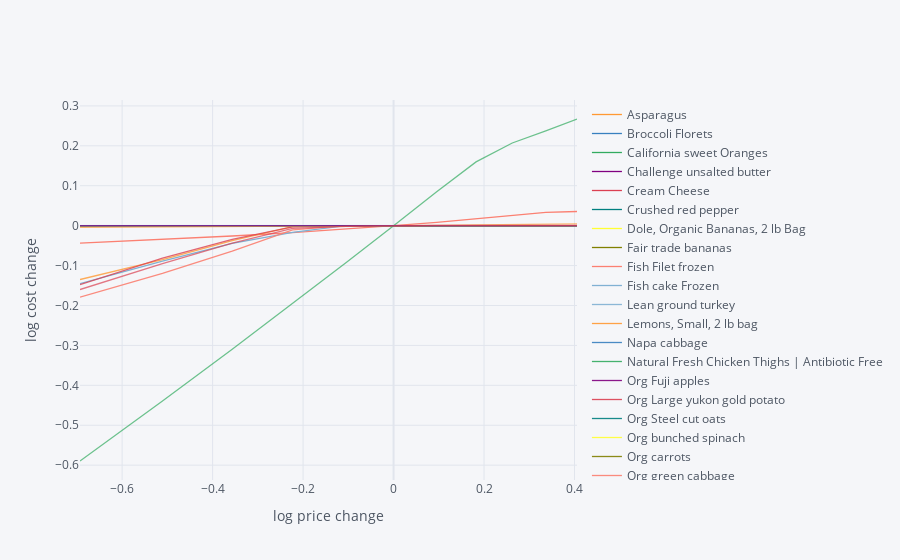

Write notebook code for a chart like this one.
### Markdown cell above
## Effects of Price Changes on Subsistence Diet Cost

### Code cell
import cufflinks as cf
cf.go_offline()

scale = [.5,.6,.7,.8,.9,1.,1.1,1.2,1.3,1.4,1.5]

cost0 = solve_subsistence_problem(FoodNutrients,Prices,bmin[group],bmax[group],tol=tol).fun

Price_response={}
for s in scale:
    cost = {}
    for i,p in enumerate(Prices):
        my_p = Prices.copy()
        my_p[i] = p*s
        result = solve_subsistence_problem(FoodNutrients,my_p, bmin[group], bmax[group],tol=tol)
        cost[Prices.index[i]] = np.log(result.fun/cost0)
    Price_response[np.log(s)] = cost

Price_response = pd.DataFrame(Price_response).T
Price_response.iplot(xTitle='log price change',yTitle='log cost change')

### Figure 1 — Plotly figure (JSON) as saved in the notebook; plotly's stock layout.template omitted (floating-point values rounded to 4 significant figures)
{"data": [{"line": {"color": "rgba(255, 153, 51, 1.0)", "dash": "solid", "shape": "linear", "width": 1.3}, "mode": "lines", "name": "Asparagus", "text": "", "type": "scatter", "x": [-0.6931, -0.5108, -0.3567, -0.2231, -0.1054, 0, 0.09531, 0.1823, 0.2624, 0.3365, 0.4055], "y": [4.803e-08, 3.337e-08, 1.785e-08, 2.608e-09, -4.38e-09, 0, -1.203e-08, -1.73e-08, -1.741e-08, -2.245e-08, -2.312e-08]}, {"line": {"color": "rgba(55, 128, 191, 1.0)", "dash": "solid", "shape": "linear", "width": 1.3}, "mode": "lines", "name": "Broccoli Florets", "text": "", "type": "scatter", "x": [-0.6931, -0.5108, -0.3567, -0.2231, -0.1054, 0, 0.09531, 0.1823, 0.2624, 0.3365, 0.4055], "y": [7.906e-09, 1.134e-08, 9.823e-09, 3.299e-09, -7.477e-09, 0, -1.461e-08, -2.247e-08, -1.165e-08, -2.37e-08, -2.374e-08]}, {"line": {"color": "rgba(50, 171, 96, 1.0)", "dash": "solid", "shape": "linear", "width": 1.3}, "mode": "lines", "name": "California sweet Oranges", "text": "", "type": "scatter", "x": [-0.6931, -0.5108, -0.3567, -0.2231, -0.1054, 0, 0.09531, 0.1823, 0.2624, 0.3365, 0.4055], "y": [-0.000293, 1.308e-07, 1.474e-07, 9.954e-08, 2.916e-08, 0, -1.71e-08, -2.342e-08, -1.211e-08, -2.329e-08, -2.327e-08]}, {"line": {"color": "rgba(128, 0, 128, 1.0)", "dash": "solid", "shape": "linear", "width": 1.3}, "mode": "lines", "name": "Challenge unsalted butter", "text": "", "type": "scatter", "x": [-0.6931, -0.5108, -0.3567, -0.2231, -0.1054, 0, 0.09531, 0.1823, 0.2624, 0.3365, 0.4055], "y": [-2.412e-08, -2.418e-08, -2.33e-08, -2.243e-08, -1.493e-08, 0, -3.123e-10, 2.533e-08, 4.82e-08, 6.56e-08, 7.883e-08]}, {"line": {"color": "rgba(219, 64, 82, 1.0)", "dash": "solid", "shape": "linear", "width": 1.3}, "mode": "lines", "name": "Cream Cheese", "text": "", "type": "scatter", "x": [-0.6931, -0.5108, -0.3567, -0.2231, -0.1054, 0, 0.09531, 0.1823, 0.2624, 0.3365, 0.4055], "y": [-2.285e-08, -2.192e-08, 7.958e-09, 7.333e-08, 6.577e-08, 0, -2.335e-08, -2.349e-08, -2.361e-08, -2.373e-08, -2.366e-08]}, {"line": {"color": "rgba(0, 128, 128, 1.0)", "dash": "solid", "shape": "linear", "width": 1.3}, "mode": "lines", "name": "Crushed red pepper ", "text": "", "type": "scatter", "x": [-0.6931, -0.5108, -0.3567, -0.2231, -0.1054, 0, 0.09531, 0.1823, 0.2624, 0.3365, 0.4055], "y": [0, 0, 0, 0, 0, 0, 0, 0, 0, 0, 0]}, {"line": {"color": "rgba(255, 255, 51, 1.0)", "dash": "solid", "shape": "linear", "width": 1.3}, "mode": "lines", "name": "Dole, Organic Bananas, 2 lb Bag", "text": "", "type": "scatter", "x": [-0.6931, -0.5108, -0.3567, -0.2231, -0.1054, 0, 0.09531, 0.1823, 0.2624, 0.3365, 0.4055], "y": [-0.0005081, -2.433e-08, 2.962e-08, -4.774e-09, 1.557e-09, 0, -3.628e-09, -8.737e-09, -1.565e-08, -1.766e-08, -8.331e-09]}, {"line": {"color": "rgba(128, 128, 0, 1.0)", "dash": "solid", "shape": "linear", "width": 1.3}, "mode": "lines", "name": "Fair trade bananas", "text": "", "type": "scatter", "x": [-0.6931, -0.5108, -0.3567, -0.2231, -0.1054, 0, 0.09531, 0.1823, 0.2624, 0.3365, 0.4055], "y": [-1.014e-08, -2.226e-08, -2.25e-08, -1.699e-08, -1.773e-08, 0, -7.699e-09, 7.198e-09, 2.053e-08, 3.09e-08, 3.809e-08]}, {"line": {"color": "rgba(251, 128, 114, 1.0)", "dash": "solid", "shape": "linear", "width": 1.3}, "mode": "lines", "name": "Fish Filet frozen", "text": "", "type": "scatter", "x": [-0.6931, -0.5108, -0.3567, -0.2231, -0.1054, 0, 0.09531, 0.1823, 0.2624, 0.3365, 0.4055], "y": [-0.04358, -0.03471, -0.02592, -0.01721, -0.008566, 0, 0.008493, 0.01691, 0.02527, 0.03355, 0.0355]}, {"line": {"color": "rgba(128, 177, 211, 1.0)", "dash": "solid", "shape": "linear", "width": 1.3}, "mode": "lines", "name": "Fish cake Frozen", "text": "", "type": "scatter", "x": [-0.6931, -0.5108, -0.3567, -0.2231, -0.1054, 0, 0.09531, 0.1823, 0.2624, 0.3365, 0.4055], "y": [-0.1453, -0.0889, -0.04413, -0.01688, 5.289e-09, 0, -2.425e-08, -2.373e-08, 4.864e-08, 5.565e-08, -1.993e-08]}, {"line": {"color": "rgba(128, 177, 211, 0.8999999999999999)", "dash": "solid", "shape": "linear", "width": 1.3}, "mode": "lines", "name": "Lean ground turkey", "text": "", "type": "scatter", "x": [-0.6931, -0.5108, -0.3567, -0.2231, -0.1054, 0, 0.09531, 0.1823, 0.2624, 0.3365, 0.4055], "y": [2.009e-08, -4.284e-10, -1.922e-09, -6.35e-09, -3.488e-09, 0, -1.557e-09, -6.173e-09, 3.997e-09, 1.476e-08, 2.526e-08]}, {"line": {"color": "rgba(255, 153, 51, 0.8999999999999999)", "dash": "solid", "shape": "linear", "width": 1.3}, "mode": "lines", "name": "Lemons, Small, 2 lb bag", "text": "", "type": "scatter", "x": [-0.6931, -0.5108, -0.3567, -0.2231, -0.1054, 0, 0.09531, 0.1823, 0.2624, 0.3365, 0.4055], "y": [-2.304e-08, -2.334e-08, 1.124e-09, 4.259e-09, -1.445e-09, 0, -1.759e-08, -2.416e-08, -2.334e-08, -2.338e-08, -2.342e-08]}, {"line": {"color": "rgba(55, 128, 191, 0.8999999999999999)", "dash": "solid", "shape": "linear", "width": 1.3}, "mode": "lines", "name": "Napa cabbage", "text": "", "type": "scatter", "x": [-0.6931, -0.5108, -0.3567, -0.2231, -0.1054, 0, 0.09531, 0.1823, 0.2624, 0.3365, 0.4055], "y": [-2.432e-08, -2.43e-08, -2.299e-08, -1.94e-08, 2.258e-08, 0, -2.272e-08, -2.336e-08, -2.344e-08, -2.352e-08, -2.36e-08]}, {"line": {"color": "rgba(50, 171, 96, 0.8999999999999999)", "dash": "solid", "shape": "linear", "width": 1.3}, "mode": "lines", "name": "Natural Fresh Chicken Thighs | Antibiotic Free", "text": "", "type": "scatter", "x": [-0.6931, -0.5108, -0.3567, -0.2231, -0.1054, 0, 0.09531, 0.1823, 0.2624, 0.3365, 0.4055], "y": [-2.324e-08, -2.326e-08, -2.424e-08, -2.27e-08, -2.051e-08, 0, 2.263e-09, 2.807e-08, 4.814e-08, 6.131e-08, 6.884e-08]}, {"line": {"color": "rgba(128, 0, 128, 0.8999999999999999)", "dash": "solid", "shape": "linear", "width": 1.3}, "mode": "lines", "name": "Org Fuji apples", "text": "", "type": "scatter", "x": [-0.6931, -0.5108, -0.3567, -0.2231, -0.1054, 0, 0.09531, 0.1823, 0.2624, 0.3365, 0.4055], "y": [-2.321e-08, -2.322e-08, -2.323e-08, -2.322e-08, -2.249e-08, 0, 2.538e-08, 6.632e-08, 8.67e-08, 8.589e-08, 6.835e-08]}, {"line": {"color": "rgba(219, 64, 82, 0.8999999999999999)", "dash": "solid", "shape": "linear", "width": 1.3}, "mode": "lines", "name": "Org Large yukon gold potato", "text": "", "type": "scatter", "x": [-0.6931, -0.5108, -0.3567, -0.2231, -0.1054, 0, 0.09531, 0.1823, 0.2624, 0.3365, 0.4055], "y": [1.745e-08, 1.013e-08, 1.919e-09, -6.449e-09, -1.399e-09, 0, -6.925e-09, -1.646e-08, -1.97e-08, -1.892e-08, -2.247e-08]}, {"line": {"color": "rgba(0, 128, 128, 0.8999999999999999)", "dash": "solid", "shape": "linear", "width": 1.3}, "mode": "lines", "name": "Org Steel cut oats", "text": "", "type": "scatter", "x": [-0.6931, -0.5108, -0.3567, -0.2231, -0.1054, 0, 0.09531, 0.1823, 0.2624, 0.3365, 0.4055], "y": [1.047e-08, 6.021e-09, 3.403e-09, 1.779e-09, 7.287e-10, 0, -5.862e-10, -1.168e-09, -1.856e-09, -2.733e-09, -3.861e-09]}, {"line": {"color": "rgba(255, 255, 51, 0.8999999999999999)", "dash": "solid", "shape": "linear", "width": 1.3}, "mode": "lines", "name": "Org bunched spinach", "text": "", "type": "scatter", "x": [-0.6931, -0.5108, -0.3567, -0.2231, -0.1054, 0, 0.09531, 0.1823, 0.2624, 0.3365, 0.4055], "y": [1.434e-08, 4.975e-08, 6.745e-08, 6.158e-08, 2.702e-08, 0, -2.254e-08, -2.339e-08, -2.349e-08, -2.358e-08, -2.367e-08]}, {"line": {"color": "rgba(128, 128, 0, 0.8999999999999999)", "dash": "solid", "shape": "linear", "width": 1.3}, "mode": "lines", "name": "Org carrots", "text": "", "type": "scatter", "x": [-0.6931, -0.5108, -0.3567, -0.2231, -0.1054, 0, 0.09531, 0.1823, 0.2624, 0.3365, 0.4055], "y": [5.781e-08, 5.953e-08, 5.027e-08, 3.033e-08, 2.996e-09, 0, -2.084e-08, -2.265e-08, -2.409e-08, -2.348e-08, -2.355e-08]}, {"line": {"color": "rgba(251, 128, 114, 0.8999999999999999)", "dash": "solid", "shape": "linear", "width": 1.3}, "mode": "lines", "name": "Org green cabbage", "text": "", "type": "scatter", "x": [-0.6931, -0.5108, -0.3567, -0.2231, -0.1054, 0, 0.09531, 0.1823, 0.2624, 0.3365, 0.4055], "y": [-0.1789, -0.1196, -0.06358, -0.01054, 3.389e-07, 0, -2.318e-08, -2.418e-08, -2.418e-08, -2.416e-08, -2.417e-08]}, {"line": {"color": "rgba(251, 128, 114, 0.7999999999999998)", "dash": "solid", "shape": "linear", "width": 1.3}, "mode": "lines", "name": "Org large mushrooms", "text": "", "type": "scatter", "x": [-0.6931, -0.5108, -0.3567, -0.2231, -0.1054, 0, 0.09531, 0.1823, 0.2624, 0.3365, 0.4055], "y": [-2.361e-08, -2.36e-08, -2.355e-08, -2.364e-08, -2.362e-08, 0, 4.719e-08, -1.955e-08, -2.283e-08, -2.324e-08, -2.361e-08]}, {"line": {"color": "rgba(128, 177, 211, 0.7999999999999998)", "dash": "solid", "shape": "linear", "width": 1.3}, "mode": "lines", "name": "Org mandarin", "text": "", "type": "scatter", "x": [-0.6931, -0.5108, -0.3567, -0.2231, -0.1054, 0, 0.09531, 0.1823, 0.2624, 0.3365, 0.4055], "y": [8.281e-08, -1.102e-08, -2.326e-08, -2.331e-08, -1.841e-08, 0, 2.429e-08, 7.183e-08, 1.02e-07, 1.113e-07, 1.028e-07]}, {"line": {"color": "rgba(255, 153, 51, 0.7999999999999998)", "dash": "solid", "shape": "linear", "width": 1.3}, "mode": "lines", "name": "Org yellow onions", "text": "", "type": "scatter", "x": [-0.6931, -0.5108, -0.3567, -0.2231, -0.1054, 0, 0.09531, 0.1823, 0.2624, 0.3365, 0.4055], "y": [-0.135, -0.08514, -0.03768, -0.002267, -2.424e-08, 0, -2.383e-08, -2.424e-08, -2.426e-08, -2.428e-08, -2.221e-08]}, {"line": {"color": "rgba(55, 128, 191, 0.7999999999999998)", "dash": "solid", "shape": "linear", "width": 1.3}, "mode": "lines", "name": "Org zucchini", "text": "", "type": "scatter", "x": [-0.6931, -0.5108, -0.3567, -0.2231, -0.1054, 0, 0.09531, 0.1823, 0.2624, 0.3365, 0.4055], "y": [5.786e-08, 5.175e-08, 3.955e-08, 2.125e-08, -1.2e-09, 0, -1.673e-08, -2.249e-08, -2.417e-08, -2.358e-08, -2.369e-08]}, {"line": {"color": "rgba(50, 171, 96, 0.7999999999999998)", "dash": "solid", "shape": "linear", "width": 1.3}, "mode": "lines", "name": "Organic rice", "text": "", "type": "scatter", "x": [-0.6931, -0.5108, -0.3567, -0.2231, -0.1054, 0, 0.09531, 0.1823, 0.2624, 0.3365, 0.4055], "y": [-2.223e-08, -8.363e-09, -2.427e-08, -1.795e-08, 2.243e-08, 0, -2.354e-08, -2.37e-08, -2.409e-08, -2.419e-08, -2.427e-08]}, {"line": {"color": "rgba(128, 0, 128, 0.7999999999999998)", "dash": "solid", "shape": "linear", "width": 1.3}, "mode": "lines", "name": "Ottogi Gold Mayonnaise", "text": "", "type": "scatter", "x": [-0.6931, -0.5108, -0.3567, -0.2231, -0.1054, 0, 0.09531, 0.1823, 0.2624, 0.3365, 0.4055], "y": [-2.421e-08, -2.364e-08, -2.22e-08, 1.595e-08, 6.656e-08, 0, -2.345e-08, -2.367e-08, -2.373e-08, -2.366e-08, -2.377e-08]}, {"line": {"color": "rgba(219, 64, 82, 0.7999999999999998)", "dash": "solid", "shape": "linear", "width": 1.3}, "mode": "lines", "name": "Pork belly skin on thick", "text": "", "type": "scatter", "x": [-0.6931, -0.5108, -0.3567, -0.2231, -0.1054, 0, 0.09531, 0.1823, 0.2624, 0.3365, 0.4055], "y": [-0.1477, -0.08147, -0.03414, -0.003056, -0.001192, 0, -1.715e-08, -2.306e-08, -2.055e-08, 1.744e-08, -2.405e-08]}, {"line": {"color": "rgba(0, 128, 128, 0.7999999999999998)", "dash": "solid", "shape": "linear", "width": 1.3}, "mode": "lines", "name": "Rotisserie Chicken", "text": "", "type": "scatter", "x": [-0.6931, -0.5108, -0.3567, -0.2231, -0.1054, 0, 0.09531, 0.1823, 0.2624, 0.3365, 0.4055], "y": [-2.344e-08, -2.431e-08, -2.433e-08, -2.428e-08, -2.432e-08, 0, -2.234e-08, -2.422e-08, -2.422e-08, -2.421e-08, -2.421e-08]}, {"line": {"color": "rgba(255, 255, 51, 0.7999999999999998)", "dash": "solid", "shape": "linear", "width": 1.3}, "mode": "lines", "name": "Sajo Light Tuna", "text": "", "type": "scatter", "x": [-0.6931, -0.5108, -0.3567, -0.2231, -0.1054, 0, 0.09531, 0.1823, 0.2624, 0.3365, 0.4055], "y": [-2.205e-08, -9.055e-09, 1.144e-08, 3.078e-08, 4.194e-08, 0, -2.364e-08, -2.366e-08, -2.339e-08, -2.358e-08, -2.425e-08]}, {"line": {"color": "rgba(128, 128, 0, 0.7999999999999998)", "dash": "solid", "shape": "linear", "width": 1.3}, "mode": "lines", "name": "Salted shrimp", "text": "", "type": "scatter", "x": [-0.6931, -0.5108, -0.3567, -0.2231, -0.1054, 0, 0.09531, 0.1823, 0.2624, 0.3365, 0.4055], "y": [3.769e-08, 3.455e-08, 2.831e-08, 1.675e-08, -1.197e-09, 0, -1.919e-08, -2.35e-08, -2.374e-08, -2.37e-08, -2.365e-08]}, {"line": {"color": "rgba(128, 128, 0, 0.7)", "dash": "solid", "shape": "linear", "width": 1.3}, "mode": "lines", "name": "Sanuki Udon", "text": "", "type": "scatter", "x": [-0.6931, -0.5108, -0.3567, -0.2231, -0.1054, 0, 0.09531, 0.1823, 0.2624, 0.3365, 0.4055], "y": [1.937e-08, 5.853e-08, 8.353e-08, 6.397e-08, 1.913e-08, 0, -1.711e-08, -2.335e-08, -1.25e-08, -2.336e-08, -2.338e-08]}, {"line": {"color": "rgba(251, 128, 114, 0.7)", "dash": "solid", "shape": "linear", "width": 1.3}, "mode": "lines", "name": "Wonderful Halos Mandarins, 3lb Bag", "text": "", "type": "scatter", "x": [-0.6931, -0.5108, -0.3567, -0.2231, -0.1054, 0, 0.09531, 0.1823, 0.2624, 0.3365, 0.4055], "y": [6.543e-08, 4.902e-08, 2.976e-08, 9.876e-09, -6.269e-09, 0, -1.729e-08, -1.882e-08, -2.25e-08, -2.297e-08, -2.418e-08]}, {"line": {"color": "rgba(128, 177, 211, 0.7)", "dash": "solid", "shape": "linear", "width": 1.3}, "mode": "lines", "name": "boneless skinless chicken breast", "text": "", "type": "scatter", "x": [-0.6931, -0.5108, -0.3567, -0.2231, -0.1054, 0, 0.09531, 0.1823, 0.2624, 0.3365, 0.4055], "y": [5.171e-09, 1.777e-08, 5.536e-08, 5.765e-08, 2.354e-08, 0, -2.255e-08, -2.416e-08, -2.335e-08, -2.337e-08, -2.338e-08]}, {"line": {"color": "rgba(255, 153, 51, 0.7)", "dash": "solid", "shape": "linear", "width": 1.3}, "mode": "lines", "name": "cheddar cheese", "text": "", "type": "scatter", "x": [-0.6931, -0.5108, -0.3567, -0.2231, -0.1054, 0, 0.09531, 0.1823, 0.2624, 0.3365, 0.4055], "y": [-0.00448, -0.003582, -0.002686, -0.00179, -0.0008944, 0, 0.0008936, 0.001786, 0.002678, 0.00357, 0.00446]}, {"line": {"color": "rgba(55, 128, 191, 0.7)", "dash": "solid", "shape": "linear", "width": 1.3}, "mode": "lines", "name": "chicken breast ", "text": "", "type": "scatter", "x": [-0.6931, -0.5108, -0.3567, -0.2231, -0.1054, 0, 0.09531, 0.1823, 0.2624, 0.3365, 0.4055], "y": [-2.322e-08, -2.326e-08, -2.326e-08, -2.361e-08, -1.714e-08, 0, 8.318e-09, 3.857e-08, 5.908e-08, 7.009e-08, 7.355e-08]}, {"line": {"color": "rgba(50, 171, 96, 0.7)", "dash": "solid", "shape": "linear", "width": 1.3}, "mode": "lines", "name": "green bell peppers", "text": "", "type": "scatter", "x": [-0.6931, -0.5108, -0.3567, -0.2231, -0.1054, 0, 0.09531, 0.1823, 0.2624, 0.3365, 0.4055], "y": [-0.5897, -0.4395, -0.3097, -0.1955, -0.09297, 0, 0.08506, 0.1598, 0.2071, 0.2376, 0.2673]}, {"line": {"color": "rgba(128, 0, 128, 0.7)", "dash": "solid", "shape": "linear", "width": 1.3}, "mode": "lines", "name": "ground beef", "text": "", "type": "scatter", "x": [-0.6931, -0.5108, -0.3567, -0.2231, -0.1054, 0, 0.09531, 0.1823, 0.2624, 0.3365, 0.4055], "y": [6.535e-08, 7.046e-08, 5.274e-08, 2.421e-08, -3.387e-09, 0, -1.847e-08, -1.881e-08, -2.257e-08, -2.251e-08, -2.285e-08]}, {"line": {"color": "rgba(219, 64, 82, 0.7)", "dash": "solid", "shape": "linear", "width": 1.3}, "mode": "lines", "name": "pork belly skinless thin", "text": "", "type": "scatter", "x": [-0.6931, -0.5108, -0.3567, -0.2231, -0.1054, 0, 0.09531, 0.1823, 0.2624, 0.3365, 0.4055], "y": [-0.16, -0.09537, -0.04392, -0.006918, -0.001795, 0, 0.0006679, 0.0006679, 0.0006678, 0.0006678, 0.0006678]}], "layout": {"legend": {"bgcolor": "#F5F6F9", "font": {"color": "#4D5663"}}, "paper_bgcolor": "#F5F6F9", "plot_bgcolor": "#F5F6F9", "title": {"font": {"color": "#4D5663"}}, "xaxis": {"gridcolor": "#E1E5ED", "showgrid": true, "tickfont": {"color": "#4D5663"}, "title": {"font": {"color": "#4D5663"}, "text": "log price change"}, "zerolinecolor": "#E1E5ED"}, "yaxis": {"gridcolor": "#E1E5ED", "showgrid": true, "tickfont": {"color": "#4D5663"}, "title": {"font": {"color": "#4D5663"}, "text": "log cost change"}, "zerolinecolor": "#E1E5ED"}}}
